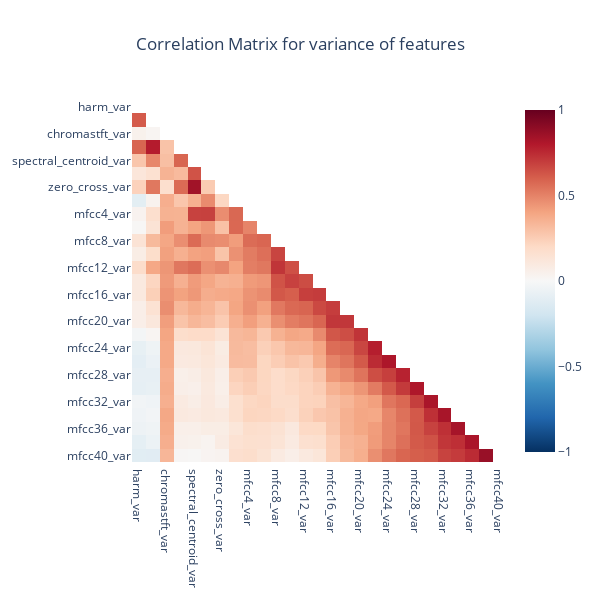

Source (notebook cell):
### Code cell
spike = [col for col in df.columns if 'var' in col]
corr = df[spike].corr()

mask = np.triu(np.ones_like(corr, dtype=np.bool))

heat = go.Heatmap(
    z=corr.mask(mask),
    x=corr.columns,
    y=corr.columns,
    colorscale=px.colors.diverging.RdBu[::-1],
    zmin=-1,
    zmax=1
)

title = 'Correlation Matrix for variance of features'

layout = go.Layout(
    title_text=title, 
    title_x=0.5, 
    width=600, 
    height=600,
    xaxis_showgrid=False,
    yaxis_showgrid=False,
    yaxis_autorange='reversed'
)

go.Figure(data=[heat], layout=layout).show()

### Figure 1 — Plotly figure (JSON) as saved in the notebook; plotly's stock layout.template omitted (floating-point values rounded to 4 significant figures; data arrays with more than 128 entries replaced by an {"elided": "..."} marker saying what was removed)
{"data": [{"colorscale": [[0, "rgb(5,48,97)"], [0.1, "rgb(33,102,172)"], [0.2, "rgb(67,147,195)"], [0.3, "rgb(146,197,222)"], [0.4, "rgb(209,229,240)"], [0.5, "rgb(247,247,247)"], [0.6, "rgb(253,219,199)"], [0.7, "rgb(244,165,130)"], [0.8, "rgb(214,96,77)"], [0.9, "rgb(178,24,43)"], [1, "rgb(103,0,31)"]], "type": "heatmap", "x": ["harm_var", "perc_var", "chromastft_var", "rms_var", "spectral_centroid_var", "spectral_bandwitdh_var", "zero_cross_var", "mfcc2_var", "mfcc4_var", "mfcc6_var", "mfcc8_var", "mfcc10_var", "mfcc12_var", "mfcc14_var", "mfcc16_var", "mfcc18_var", "mfcc20_var", "mfcc22_var", "mfcc24_var", "mfcc26_var", "mfcc28_var", "mfcc30_var", "mfcc32_var", "mfcc34_var", "mfcc36_var", "mfcc38_var", "mfcc40_var"], "y": ["harm_var", "perc_var", "chromastft_var", "rms_var", "spectral_centroid_var", "spectral_bandwitdh_var", "zero_cross_var", "mfcc2_var", "mfcc4_var", "mfcc6_var", "mfcc8_var", "mfcc10_var", "mfcc12_var", "mfcc14_var", "mfcc16_var", "mfcc18_var", "mfcc20_var", "mfcc22_var", "mfcc24_var", "mfcc26_var", "mfcc28_var", "mfcc30_var", "mfcc32_var", "mfcc34_var", "mfcc36_var", "mfcc38_var", "mfcc40_var"], "z": {"elided": "27x27 float values"}, "zmax": 1, "zmin": -1}], "layout": {"height": 600, "title": {"text": "Correlation Matrix for variance of features", "x": 0.5}, "width": 600, "xaxis": {"showgrid": false}, "yaxis": {"autorange": "reversed", "showgrid": false}}}
